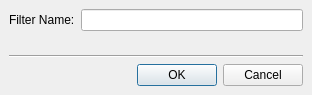
<ui version="4.0" >
 <class>FilterNameDialogClass</class>
 <widget class="QDialog" name="FilterNameDialogClass" >
  <property name="geometry" >
   <rect>
    <x>0</x>
    <y>0</y>
    <width>312</width>
    <height>95</height>
   </rect>
  </property>
  <property name="windowTitle" >
   <string>Add Filter Name</string>
  </property>
  <layout class="QGridLayout" >
   <property name="margin" >
    <number>9</number>
   </property>
   <property name="spacing" >
    <number>6</number>
   </property>
   <item row="0" column="0" >
    <widget class="QLabel" name="label" >
     <property name="text" >
      <string>Filter Name:</string>
     </property>
    </widget>
   </item>
   <item row="0" column="1" colspan="2" >
    <widget class="QLineEdit" name="lineEdit" />
   </item>
   <item row="1" column="0">
    <spacer name="verticalSpacer">
     <property name="orientation">
      <enum>Qt::Vertical</enum>
     </property>
     <property name="sizeHint" stdset="0">
      <size>
       <width>20</width>
       <height>40</height>
      </size>
     </property>
    </spacer>
   </item>
   <item row="2" column="0" colspan="3" >
    <widget class="Line" name="line" >
     <property name="orientation" >
      <enum>Qt::Horizontal</enum>
     </property>
    </widget>
   </item>
   <item row="3" column="0" colspan="2" >
    <spacer>
     <property name="orientation" >
      <enum>Qt::Horizontal</enum>
     </property>
     <property name="sizeHint" >
      <size>
       <width>40</width>
       <height>20</height>
      </size>
     </property>
    </spacer>
   </item>
   <item row="3" column="2" >
    <widget class="QDialogButtonBox" name="buttonBox" >
     <property name="orientation" >
      <enum>Qt::Horizontal</enum>
     </property>
     <property name="standardButtons" >
      <set>QDialogButtonBox::Cancel|QDialogButtonBox::NoButton|QDialogButtonBox::Ok</set>
     </property>
    </widget>
   </item>
  </layout>
 </widget>
 <layoutdefault spacing="6" margin="11" />
 <resources/>
 <connections/>
</ui>
